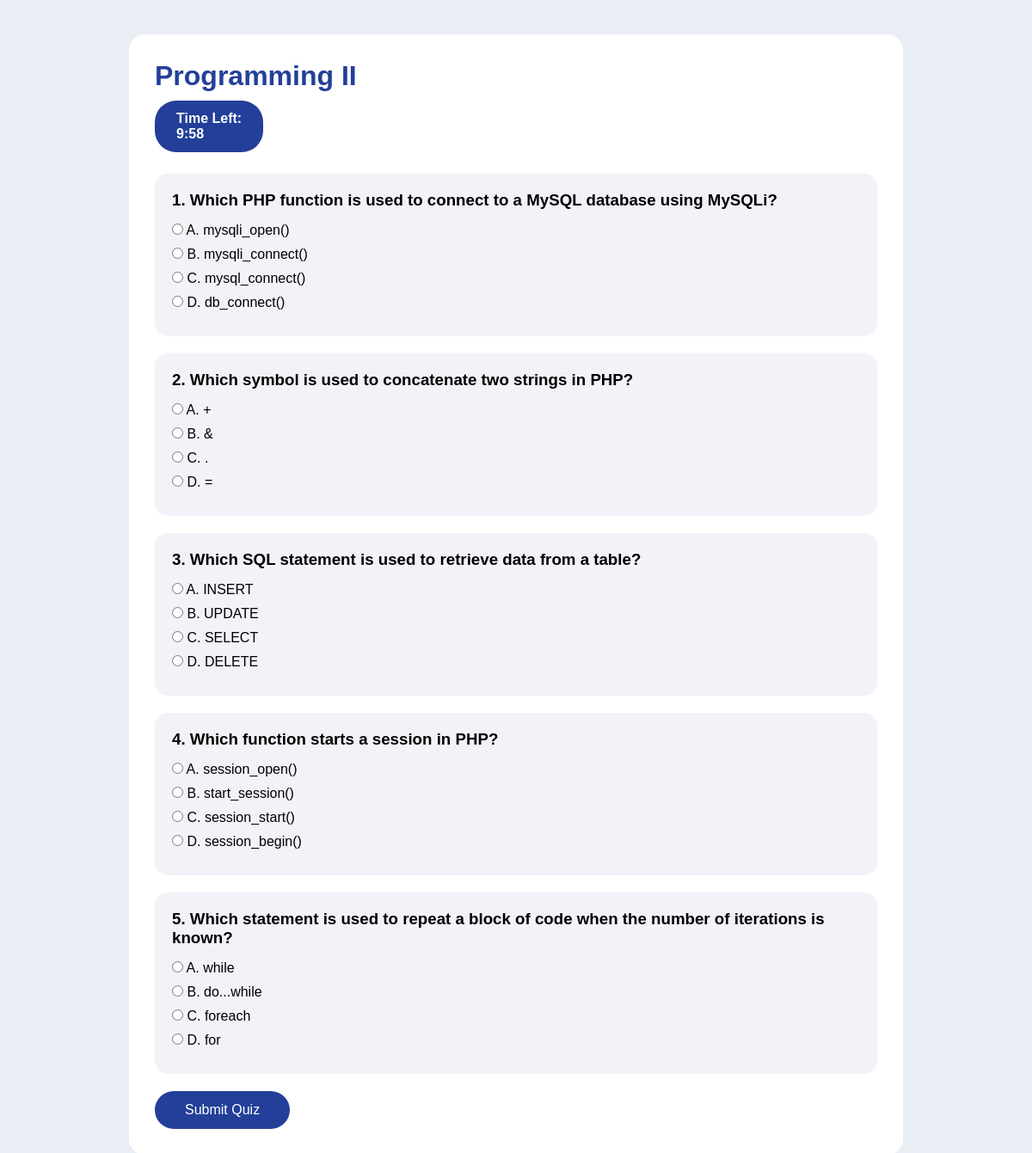
The page /start_quiz.php?quizID=Q1782805417 (signed in) on the database its author committed.
### tables this page shows
CREATE TABLE `quiz` (
  `quizID` varchar(20) NOT NULL COMMENT 'Quiz identifier',
  `matricNoTutor` varchar(20) NOT NULL COMMENT 'Tutor who created quiz',
  `title` varchar(255) NOT NULL,
  `description` varchar(100) NOT NULL,
  `category` varchar(100) DEFAULT NULL,
  `difficulty` varchar(50) DEFAULT NULL,
  `cover` varchar(255) DEFAULT NULL,
  `time_limit` int(11) DEFAULT NULL,
  `attempts` int(11) DEFAULT NULL
);

CREATE TABLE `quiz_question` (
  `questionID` int(11) NOT NULL,
  `quizID` varchar(20) NOT NULL,
  `question` text NOT NULL,
  `optionA` varchar(255) NOT NULL,
  `optionB` varchar(255) NOT NULL,
  `optionC` varchar(255) NOT NULL,
  `optionD` varchar(255) NOT NULL,
  `correct_answer` varchar(10) NOT NULL
);

### start_quiz.php (the view, shortened to what this page needs)
<?php
include 'db_connect.php';
$quizID = $_GET['quizID'];
$sqlQuiz = "SELECT * FROM quiz WHERE quizID = ?";
$stmtQuiz = mysqli_prepare($conn, $sqlQuiz);
mysqli_stmt_bind_param($stmtQuiz, "s", $quizID);
mysqli_stmt_execute($stmtQuiz);
$quizResult = mysqli_stmt_get_result($stmtQuiz);
$quiz = mysqli_fetch_assoc($quizResult);
$sqlQuestion = "SELECT * FROM quiz_question WHERE quizID = ?";
$stmtQuestion = mysqli_prepare($conn, $sqlQuestion);
mysqli_stmt_bind_param($stmtQuestion, "s", $quizID);
mysqli_stmt_execute($stmtQuestion);
$questionResult = mysqli_stmt_get_result($stmtQuestion);
$questions = [];
while ($row = mysqli_fetch_assoc($questionResult)) {
    $questions[] = $row;
}
?>
<!DOCTYPE html>
<html>
<head>
</head>
<body>
<div class="quiz-container">
    <h1><?php echo htmlspecialchars($quiz['title']); ?></h1>
    <div class="timer">
        Time Left: <div id="timer"></div>
    </div>
    <form method="POST" id="quizForm">
        <?php $no = 1; ?>
        <?php foreach ($questions as $question) { ?>
            <div class="question-box">
                <h3>
                    <?php echo $no++; ?>.
                    <?php echo htmlspecialchars($question['question']); ?>
                </h3>
                <label>
                    <input type="radio" name="answer[<?php echo $question['questionID']; ?>]" value="A">
                    A. <?php echo htmlspecialchars($question['optionA']); ?>
                </label>
                <label>
                    <input type="radio" name="answer[<?php echo $question['questionID']; ?>]" value="B">
                    B. <?php echo htmlspecialchars($question['optionB']); ?>
                </label>
                <label>
                    <input type="radio" name="answer[<?php echo $question['questionID']; ?>]" value="C">
                    C. <?php echo htmlspecialchars($question['optionC']); ?>
                </label>
                <label>
                    <input type="radio" name="answer[<?php echo $question['questionID']; ?>]" value="D">
                    D. <?php echo htmlspecialchars($question['optionD']); ?>
                </label>
            </div>
        <?php } ?>
        <button type="submit" name="submit_quiz">Submit Quiz</button>
    </form>
</div>
</body>
</html>

### start_quiz.php (style rules this page uses)
* { margin: 0; padding: 0; box-sizing: border-box; font-family: Arial, sans-serif; }
body { background: #e9eef5; padding: 40px; }
.quiz-container { max-width: 900px; margin: auto; background: white; padding: 30px; border-radius: 18px; }
h1 { color: #233f99; margin-bottom: 10px; }
.timer { background: #233f99; color: white; padding: 12px 25px; border-radius: 25px; display: inline-block; margin-bottom: 25px; font-weight: bold; }
.question-box { background: #f1f3f8; padding: 20px; border-radius: 15px; margin-bottom: 20px; }
.question-box h3 { margin-bottom: 15px; }
label { display: block; margin-bottom: 10px; font-size: 16px; }
button { background: #233f99; color: white; border: none; padding: 13px 35px; border-radius: 25px; cursor: pointer; font-size: 16px; }

### rows shown on the page
quiz: title "Programming II"
quiz_question: question "Which PHP function is used to connect to a MySQL database using MySQLi?", optionA "mysqli_open()", optionB "mysqli_connect()", optionC "mysql_connect()", optionD "db_connect()"
quiz_question: question "Which symbol is used to concatenate two strings in PHP?", optionA "+", optionB "&", optionC ".", optionD "="
quiz_question: question "Which SQL statement is used to retrieve data from a table?", optionA "INSERT", optionB "UPDATE", optionC "SELECT", optionD "DELETE"
quiz_question: question "Which function starts a session in PHP?", optionA "session_open()", optionB "start_session()", optionC "session_start()", optionD "session_begin()"
quiz_question: question "Which statement is used to repeat a block of code when the number of iterations is known?", optionA "while", optionB "do...while", optionC "foreach", optionD "for"
